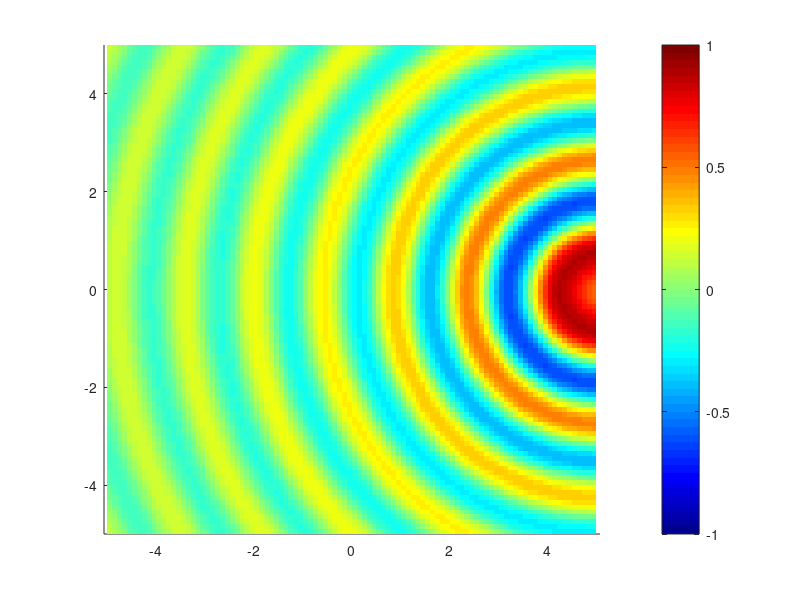

Write MATLAB code to recreate this figure. (Note: this script raises an error after producing the figure.)
% Analytical Spherical wave propagation
Lx = 10; Ly = 10; Lz = 3;
res = 0.1;
rcv_x = 5; rcv_y = 5; rcv_z = 1.5; %room dimensions
xs = 5; ys = 0; zs = 0; %point source location
[x,y,z] = meshgrid((0:res:Lx)-rcv_x,fliplr(0:res:Ly)-rcv_y,(0:res:Lz)-rcv_z);
f = 250;
c = 344;
k = 2*pi*f/c;
theta_k = pi/2;
phi_k = pi/9;
phi = pi/2;
rho = 1.2;
q = 0.01;
R = sqrt((x - xs).^2 + (y - ys).^2 + (z - zs).^2); % ||r - r_s|| in analytical expression
p =  1i*2*pi*f*rho*q*exp(-1i*k*R)./(4*pi*R);
p = reshape(p,size(x));
%%
figure
surface(x(:,:,1),y(:,:,1),real(p(:,:,1)),'EdgeColor','None')
colormap(jet)
colorbar
caxis([-1 1])
axis equal
%% Plane wave reconstruction using Spherical harmonics
N = 64;
Lx = 10; Ly = 10; Lz = 0;
res = 0.1;
rcv_x = 5; rcv_y = 5; rcv_z = 1.5;
[x,y,z] = meshgrid((0:res:Lx)-rcv_x,fliplr(0:res:Ly)-rcv_y,(0:res:Lz)-rcv_z);
% Angles of point source
[theta_src, phi_src,r_src] = cart2sph_SR(xs,ys,zs);
[theta_rec, phi_rec,r_rec] = cart2sph_SR(x(:),y(:),z(:));
sum_m = 0;
sum_n = 0;

for n = 0:N
    sum_m = 0;
    for m = -n:n
        Ynm_rec = Ynm(n, m, theta_rec, phi_rec);
        Ynm_src = conj(Ynm(n, m, theta_src, phi_src));
        sum_m = sum_m + Ynm_rec.*Ynm_src;
    end
    sum_n = sum_n + 4*pi*(-1i)*k*sph_hankel(n,k*r_src)*sph_bessel(n,k.*r_rec).*sum_m;
end
%%besselj(n,k.*r_rec)
p_sp = reshape(sum_n,size(x));
%%
figure
surface(x(:,:),y(:,:),real(p_sp(:,:)),'EdgeColor','None')
colormap(jet)
colorbar
axis equal
view(0,90)
%% Animation
tf = 0.01;
t=0:0.0001:tf;
fig = figure;
colormap(jet)
M(length(t)) = struct('cdata',[],'colormap',[]);
filename = ['SPHW_N_' num2str(N) '_f_' num2str(f) '.avi'];
v = VideoWriter(filename);
open(v)
for n=1:length(t)
    p_t = real(exp(1i*2*pi*f*t(n))*p_sp);
    surf(x(:,:),y(:,:),p_t,'EdgeColor','None')
    view(0,90)
    colorbar
    caxis([-1 1])
    drawnow
    %pause(0.001)
    M(n) = getframe;
    writeVideo(v,M(n))
end
close(v)